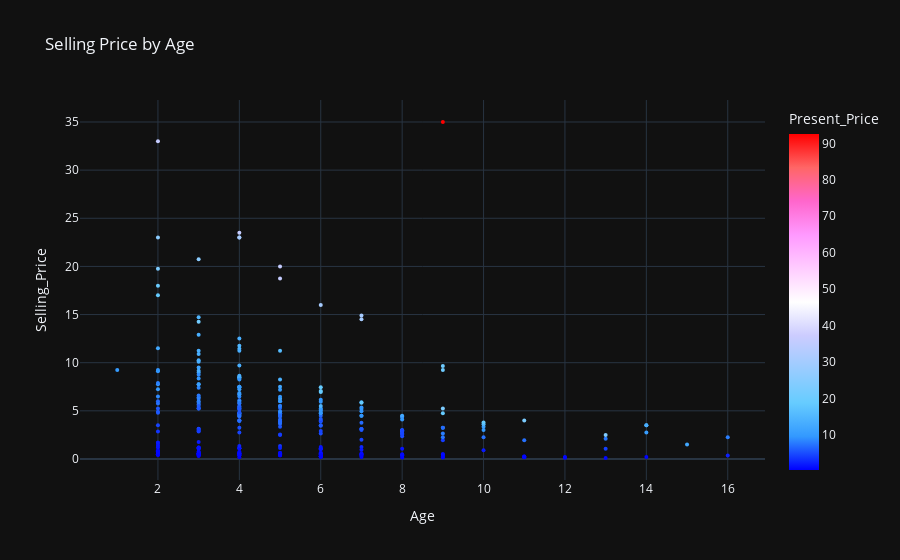

Notebook source saved alongside this figure:
### Code cell
pplot('Age')

### Figure 1 — Plotly figure (JSON) as saved in the notebook; plotly's stock layout.template omitted (floating-point values rounded to 4 significant figures; data arrays with more than 128 entries replaced by an {"elided": "..."} marker saying what was removed)
{"data": [{"hovertemplate": "Age=%{x}<br>Selling_Price=%{y}<br>Present_Price=%{marker.color}<extra></extra>", "legendgroup": "", "marker": {"color": {"elided": "301 float values"}, "coloraxis": "coloraxis", "size": 4, "symbol": "circle"}, "mode": "markers", "name": "", "orientation": "v", "showlegend": false, "type": "scatter", "x": {"elided": "301 int values"}, "xaxis": "x", "y": {"elided": "301 float values"}, "yaxis": "y"}], "layout": {"coloraxis": {"colorbar": {"title": {"text": "Present_Price"}}, "colorscale": [[0, "rgb(0,0,255)"], [0.1, "rgb(51,153,255)"], [0.2, "rgb(102,204,255)"], [0.3, "rgb(153,204,255)"], [0.4, "rgb(204,204,255)"], [0.5, "rgb(255,255,255)"], [0.6, "rgb(255,204,255)"], [0.7, "rgb(255,153,255)"], [0.8, "rgb(255,102,204)"], [0.9, "rgb(255,102,102)"], [1, "rgb(255,0,0)"]]}, "legend": {"tracegroupgap": 0}, "title": {"text": "Selling Price by Age"}, "xaxis": {"anchor": "y", "domain": [0, 1], "title": {"text": "Age"}}, "yaxis": {"anchor": "x", "domain": [0, 1], "title": {"text": "Selling_Price"}}}}
